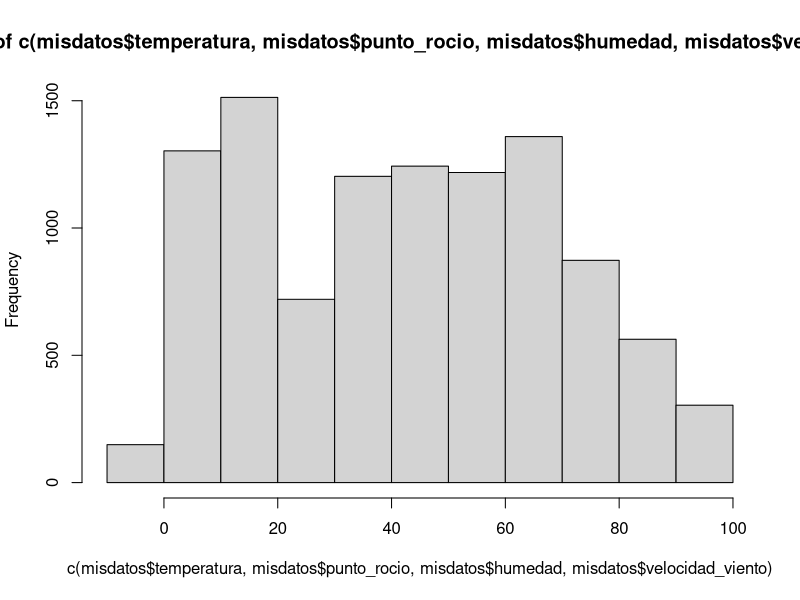

Reproduce this figure in R.
# nombre del archivo a mandar por correo:
# nombre_apellido_inferencia_profesor.R
# ejemplo:
# juan_perez_estadistica_mayer.R

# No olvide ejecutar las líneas 6 y 11 antes de empezar el resto del trabajo
library(readxl)


# 1. Use la función read_excel para cargar los datos que se encuentran en el archivo excel datos_ie.xlsx
misdatos <- read_excel("datos_ie.xlsx")





# 2. Para la variable "velocidad_viento", que es una de las columnas de los datos 
# que acaba de cargar, encuentre lo siguiente usando la función quantile:
# 2.1 el cuantil 0.025 (2 pto)
# 2.2 la mediana (2 pto)
# 2.3 el cuantil 0.975 (2 pto)
# Nota la función quantile es la que calcula cuantiles de un vector. Por ejemplo si el vector se llama x y
# queremos calcular el cuantil 37 escribiremos en R quantile(x, 0.37)

quantile(misdatos$velocidad_viento,0.025)
median(misdatos$velocidad_viento)
quantile(misdatos$velocidad_viento,0.975)

# 3. Para la variable "temperatura" compute lo siguiente
# 3.1 la media (2 pto)
# 3.2 la desviación estandar    (2 pto)
# 3.3 la cantidad de observaciones (n)   (2 pto)
# 3.4 la desviación estandar, dividida por la raíz de n  (2 pto)

m <- mean(misdatos$temperatura)
s <- sd(misdatos$temperatura)
l <- length(misdatos$temperatura)
s/(l**(1/2))


# 4. Grafique los histogramas de estas cuatro variables: temperatura, humedad,
# punto_rocio y velocidad_viento. Puede usar cualquier función y paquete de R (4 pts)

hist(c(misdatos$temperatura,misdatos$punto_rocio,misdatos$humedad,misdatos$velocidad_viento))



# 5. Use el comando pnorm, para encontrar la probabilidad de que una variable aleatoria normal
# estándard esté entre -1 y 1.2, es decir, encontrar P(-1 <= z <= 1.2)
# Nota, el comando pnorm asume por defecto que nuestra normal es estándar. (2 pto)

pnorm(c(-1))-pnorm(c(1.2))


# total -1
